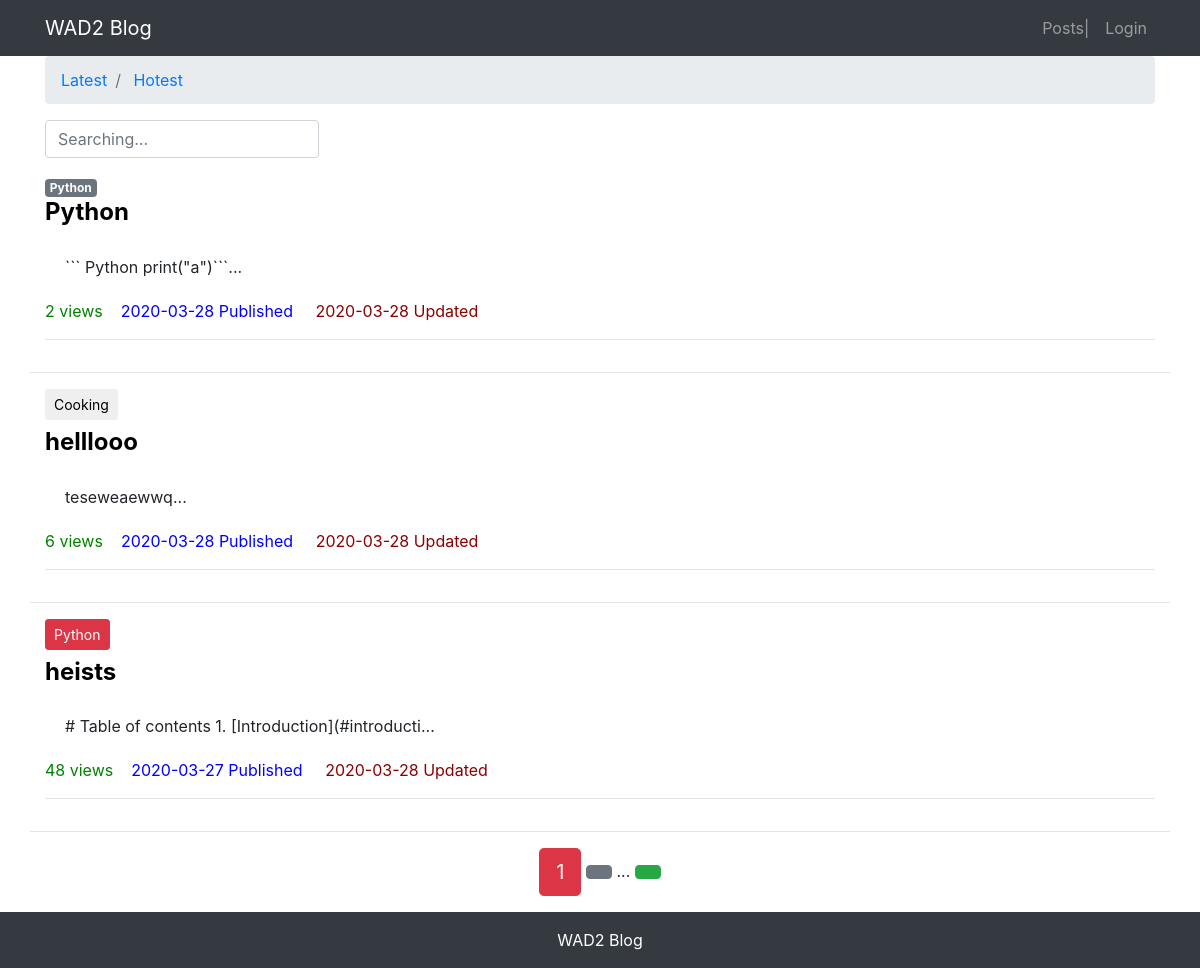
Before: /post/post-list/ with the older database file.
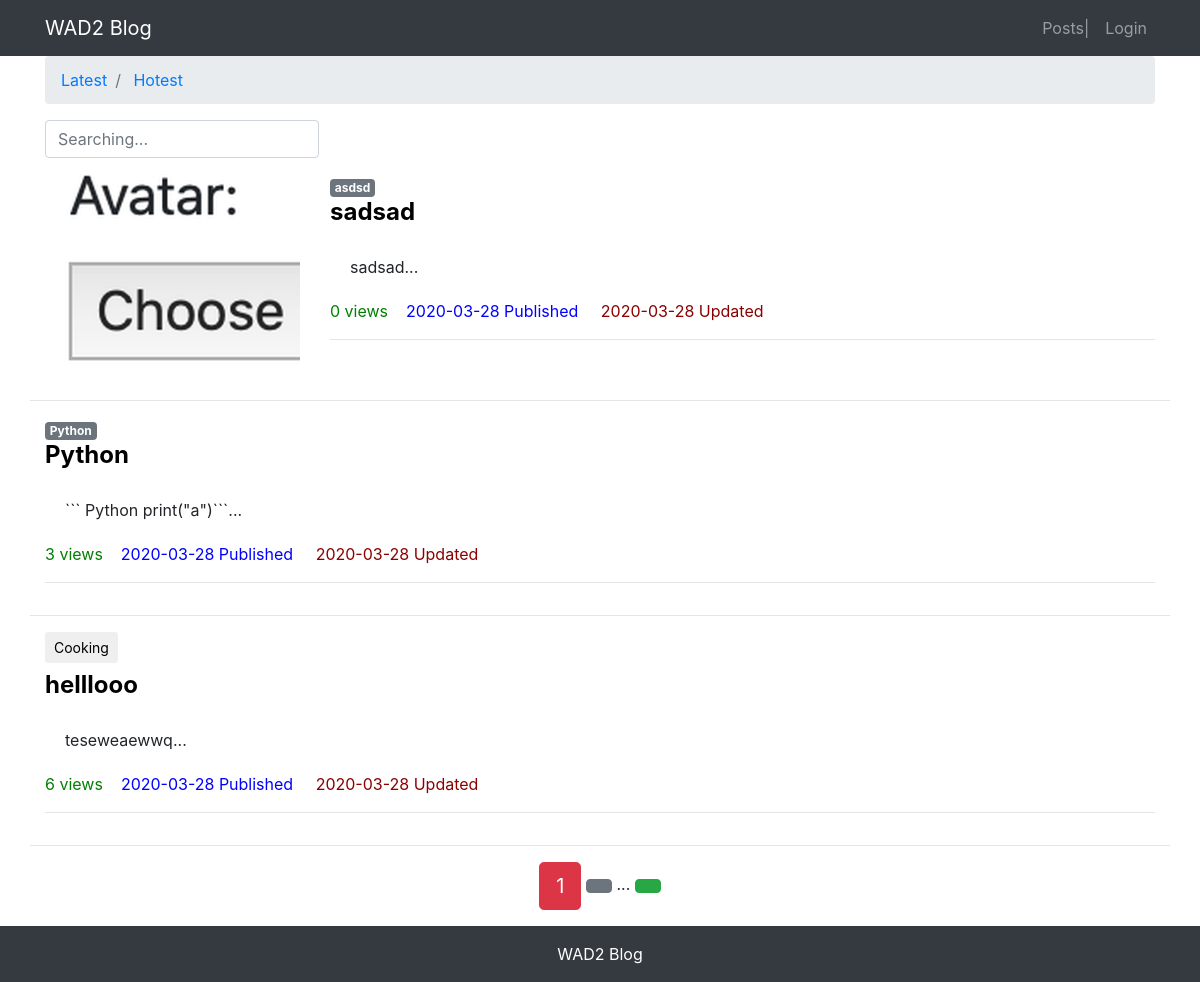
After: the same page with the newer database file.
### post/models.py (models this page shows, shortened)
class Post(models.Model):
    author = models.ForeignKey(User, on_delete=models.CASCADE)
    column = models.ForeignKey(
        PostColumn,
        null=True,
        blank=True,
        on_delete=models.CASCADE,
        related_name='post'
    )
    tags = TaggableManager(blank=True)
    title = models.CharField(max_length = 50)
    body = models.TextField()
    avatar = models.ImageField(upload_to='post/%Y%m%d/', blank=True)
    created_time = models.DateTimeField(default = timezone.now)
    update_time = models.DateTimeField(auto_now=True)
    total_views = models.PositiveIntegerField(default=0)
    class Meta:
        ordering = ('-created_time', )

class PostColumn(models.Model):
    title = models.CharField(max_length=100, blank=True)
    created = models.DateTimeField(default=timezone.now)
    def __str__(self):
        return self.title

### post/views.py (the view)
# urls.py: path('post-list/', views.post_list, name="post_list"),
def post_list(request):
    search = request.GET.get('search')
    order = request.GET.get('order')
    column = request.GET.get('column')
    tag = request.GET.get('tag')
    post_list = Post.objects.all()
    if search:
        post_list = post_list.filter(
            Q(title__icontains=search) |
            Q(body__icontains=search)
        )
    else:
        search = ''
    if tag and tag != 'None':
        post_list = post_list.filter(tags__name__in=[tag])
    if order == 'total_views':
        post_list = post_list.order_by('-total_views')
    if column is not None and column.isdigit():
        post_list = post_list.filter(column=column)
    paginator = Paginator(post_list, 3)
    page = request.GET.get('page')
    posts = paginator.get_page(page)
    context = {
        'posts': posts,
        'order': order,
        'search': search,
        'column': column,
        'tag': tag,
    }
    return render(request, 'post/list.html', context)

### templates/post/list.html (shortened to what this page needs)
{% extends "base.html" %}
{% load staticfiles %}
{% block content %}
<div class="container">
    <nav aria-label="breadcrumb">
        <ol class="breadcrumb">
            <li class="breadcrumb-item">
            <a href="{% url 'post:post_list' %}?search={{ search }}&column={{ column }}&tag={{ tag }}">
                Latest
            </a>
            </li>
            <li class="breadcrumb-item">
                <a href="{% url 'post:post_list' %}?order=total_views&search={{ search }}&column={{ column }}&tag={{ tag }}">
                    Hotest
                </a>
            </li>
        </ol>
    </nav>
    <div class="row">
        <div class="col-auto mr-auto">
            <form class="form-inline" >
                <input type="text"
                    class="form-control mb-2 mr-sm-2"
                    name="search"
                    placeholder="Searching..."
                    required
                >
            </form>
        </div>
    </div>
    <div class="row mt-2">
        {% for post in posts %}
            {% if post.avatar %}
                <div class="col-3">
                    <img src="{{ post.avatar.url }}"
                        alt="avatar"
                        style="max-width:100%; border-radius: 20px"
                    >
                </div>
            {% endif %}
            <div class="col">
                {% if post.column %}
                    <button type="button"
                        class="btn btn-sm mb-2
                            {% if postx.column.title == 'cooking' %}
                                btn-success
                            {% elif post.column.title == 'Python' %}
                                btn-danger
                            {% elif post.column.title == 'books' %}
                                btn-warning
                            {% endif %}
                        "
                    >
                        {{ post.column }}
                    </button>
                {% endif %}
                <span>
                    {% for tag in post.tags.all %}
                        <a href="{% url 'post:post_list' %}?tag={{ tag }}"
                        class="badge badge-secondary"
                        >
                            {{ tag }}
                        </a>
                    {% endfor %}
                </span>
                <h4>
                    <b>
                        <a href="{% url 'post:post_detail' post.id %}"
                        style="color: black;"
                        >
                            {{ post.title }}
                        </a>
                    </b>
                </h4>
                <div class="card-body">
                    <p class="card-text">{{ post.body|slice:'50' }}...</p>
                </div>
                <p>
                <span style="color: green;">
                    {{ post.total_views }} views&nbsp;&nbsp;&nbsp;
                </span>
                <span style="color: blue;">
                    {{ post.created_time|date:'Y-m-d' }} Published &nbsp;&nbsp;&nbsp;
                </span>
                <span style="color: darkred;">
                    {{ post.update_time|date:'Y-m-d' }} Updated
                </span>
            </p>
            <hr>
        </div>
        <hr style="width: 100%;"/>
    {% endfor %}
</div>
    <div class="pagination row">
        <div class="m-auto">
            <span class="step-links">
                <span class="current btn btn-danger btn-lg">
                    {{ posts.number }}
                </span>
                {% if posts.has_next %}
                    <a href="?page={{ posts.next_page_number }}&order={{ order }}&search={{ search }}"
                    class="btn btn-secondary">
                    </a>
                    <span>...</span>
                    <a href="?page={{ posts.paginator.num_pages }}&order={{ order }}&search={{ search }}"
                    class="btn btn-success">
                    </a>
                {% endif %}
            </span>
        </div>
    </div>
</div>
{% endblock content %}

### templates/base.html (shortened to what this page needs)
{% load staticfiles %}
<!DOCTYPE html>
<html lang="en-GB">
<head>
    <link rel="stylesheet" href="{% static 'bootstrap/css/bootstrap.min.css' %}">
</head>
<body>
    {% include 'header.html' %}
    {% block content %}{% endblock content %}
    {% include 'footer.html' %}
</body>
</html>

### templates/header.html (shortened to what this page needs)
<nav class="navbar navbar-expand-lg navbar-dark bg-dark">
  <div class="container">
    <a class="navbar-brand" href="#">WAD2 Blog</a>
    <div>
      <ul class="navbar-nav">
        <li class="nav-item">
          <a class="nav-link" href="{% url 'post:post_list' %}">Posts| </a>
        </li>
        {% if user.is_authenticated %}
            <li class="nav-item dropdown">
              <a class=:"nav-link dropdown-toggle" href="#" id="navbarDropdown" role="button" data-toggle="dropdown" aria-haspopup="true" aria-expanded="false">
              {{ user.username }}
              </a>
              <div class="dropdown-menu" aria-labelledby="navbarDropdown">
                <a class="dropdown-item" href='{% url "userprofile:edit" user.id %}'> Information </a>
                <a class="dropdown-item" href='{% url "post:post_create" %}'> Publish a post </a>
                <a class="dropdown-item" href='{% url "userprofile:logout" %}'> Logout </a>
                <a class="dropdown-item" href="#" onclick="user_delete()"> Delete account</a>
              </div>
            </li>
            {% else %}
              <li class="nav-item">
                <a class="nav-link" href="{% url 'userprofile:login' %}"> Login </a>
              </li>
        {% endif %}
      </ul>
    </div>
  </div>
</nav>

### templates/footer.html
{% load staticfiles %}
<div>
    <br><br><br>
</div>
<footer class="py-3 bg-dark fixed-bottom">
    <div class="container">
        <p class="m-0 text-center text-white"> WAD2 Blog </p>
    </div>
</footer>

Changed rows visible on the page:
no longer on this page (row unchanged): Post: column "Python", title "heists", body "# Table of contents 1. [Introduction](#introducti", total_views "48", created_time "2020-03-27", update_time "2020-03-28"
added Post: avatar (picture), title "sadsad", body "sadsad", total_views "0", created_time "2020-03-28", update_time "2020-03-28"
added Tag: name "asdsd", shown under "sadsad"
changed Post "Python": total_views "2" → "3"
